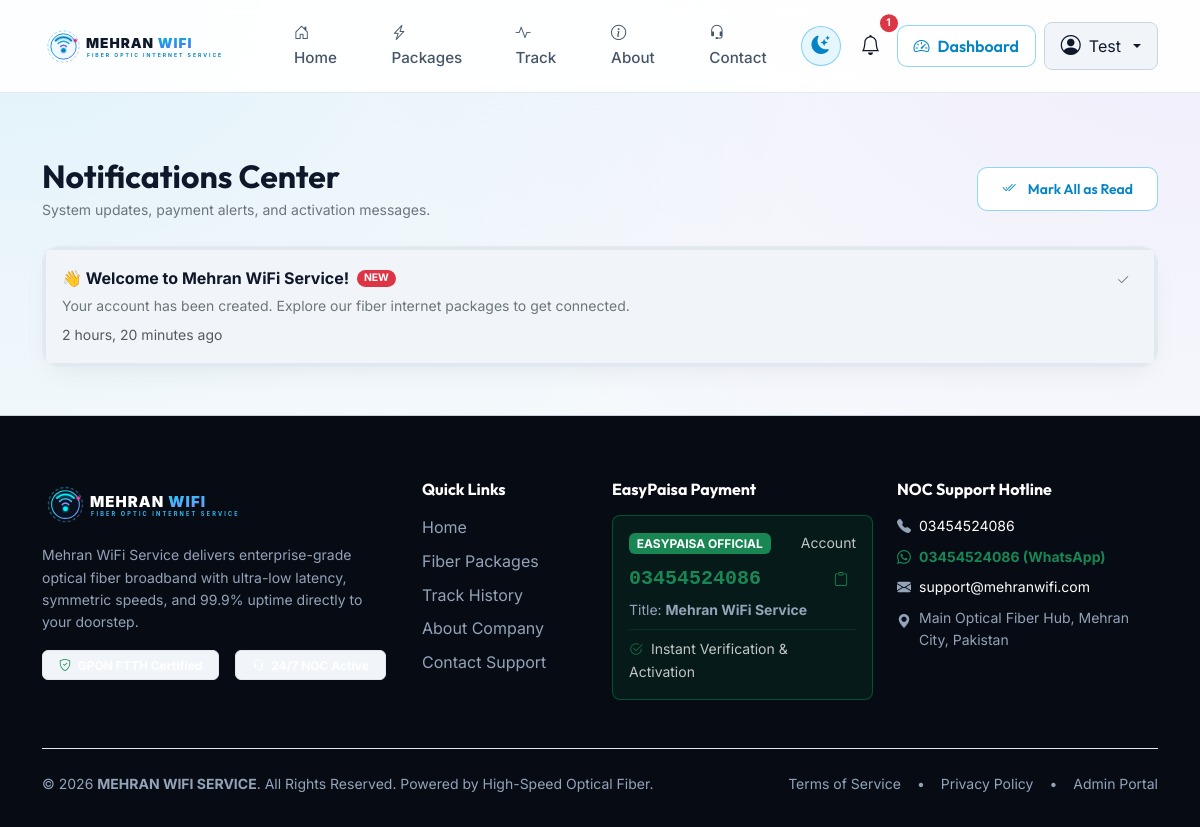
The page /notifications/ (signed in) on the database its author committed.
### apps/notifications/models.py (models this page shows, shortened)
class Notification(models.Model):
    user = models.ForeignKey(User, on_delete=models.CASCADE, related_name='notifications')
    title = models.CharField(max_length=150)
    message = models.TextField()
    link = models.CharField(max_length=255, blank=True, default='/dashboard/')
    is_read = models.BooleanField(default=False)
    created_at = models.DateTimeField(auto_now_add=True)
    class Meta:
        ordering = ['-created_at']

### apps/notifications/views.py (the view)
# urls.py: path('', views.notification_list_view, name='notification_list'),
@login_required
def notification_list_view(request):
    notifications = Notification.objects.filter(user=request.user)
    return render(request, 'notifications/notification_list.html', {'notifications': notifications})

### templates/notifications/notification_list.html (shortened to what this page needs)
{% extends 'base.html' %}
{% load static %}
{% block content %}
<div class="container py-5">
  <div class="max-w-800 mx-auto">
    <div class="d-flex justify-content-between align-items-center mb-4">
      <div>
        <h2 class="text-light fw-bold mb-1">Notifications Center</h2>
        <p class="text-secondary small mb-0">System updates, payment alerts, and activation messages.</p>
      </div>
      <a href="{% url 'mark_all_notifications_read' %}" class="btn btn-fiber-outline btn-sm">
        <i class="bi bi-check2-all me-1"></i> Mark All as Read
      </a>
    </div>
    <div class="glass-panel p-0 overflow-hidden">
      <div class="list-group list-group-flush bg-transparent">
        {% for notif in notifications %}
        <div
          class="list-group-item bg-transparent text-light p-3 border-secondary border-opacity-25 d-flex justify-content-between align-items-start {% if not notif.is_read %}bg-dark bg-opacity-50 border-start border-3 border-info{% endif %}">
          <div class="me-3">
            <div class="fw-bold mb-1 d-flex align-items-center gap-2">
              {{ notif.title }}
              {% if not notif.is_read %}
              <span class="badge bg-danger rounded-pill" style="font-size: 0.65rem;">NEW</span>
              {% endif %}
            </div>
            <p class="text-secondary small mb-1">{{ notif.message }}</p>
            <small class="text-muted">{{ notif.created_at|timesince }} ago</small>
          </div>
          <div>
            {% if not notif.is_read %}
            <a href="{% url 'mark_notification_read' notif.id %}"
              class="btn btn-sm btn-outline-secondary border-0 text-cyan">
              <i class="bi bi-check2"></i>
            </a>
            {% endif %}
          </div>
        </div>
        {% empty %}
        <div class="p-5 text-center text-secondary">
          <i class="bi bi-bell-slash fs-1 d-block mb-2 text-muted"></i>
          You have no notifications at this time.
        </div>
        {% endfor %}
      </div>
    </div>
  </div>
</div>
{% endblock %}

### templates/base.html (shortened to what this page needs)
{% load static %}
<!DOCTYPE html>
<html lang="en">
<head>
  <link href="https://cdn.jsdelivr.net/npm/bootstrap@5.3.2/dist/css/bootstrap.min.css" rel="stylesheet">
  <link rel="stylesheet" href="https://cdn.jsdelivr.net/npm/bootstrap-icons@1.11.3/font/bootstrap-icons.min.css">
  <link rel="stylesheet" href="{% static 'css/animations.css' %}">
  <link rel="stylesheet" href="{% static 'css/style.css' %}">
</head>
<body>
  <nav class="navbar navbar-expand-lg navbar-dark navbar-mehran">
    <div class="container">
      <a class="navbar-brand navbar-brand-container" href="{% url 'home' %}">
        <img src="{% static 'images/logo-light.svg' %}" alt="Mehran WiFi Service" class="navbar-logo-img logo-light-mode" height="44">
      </a>
      <div class="collapse navbar-collapse" id="navbarMehranContent">
        <ul class="navbar-nav mx-auto mb-2 mb-lg-0 gap-1">
          <li class="nav-item">
            <a class="nav-link nav-link-mehran {% if request.resolver_match.url_name == 'home' %}active{% endif %}" href="{% url 'home' %}">
              <i class="bi bi-house-door me-1"></i> Home
            </a>
          </li>
          <li class="nav-item">
            <a class="nav-link nav-link-mehran {% if 'package' in request.path %}active{% endif %}" href="{% url 'package_list' %}">
              <i class="bi bi-lightning-charge me-1"></i> Packages
            </a>
          </li>
          <li class="nav-item">
            <a class="nav-link nav-link-mehran {% if request.resolver_match.url_name == 'track' %}active{% endif %}" href="{% url 'track' %}">
              <i class="bi bi-activity me-1"></i> Track
            </a>
          </li>
          <li class="nav-item">
            <a class="nav-link nav-link-mehran {% if request.resolver_match.url_name == 'about' %}active{% endif %}" href="{% url 'about' %}">
              <i class="bi bi-info-circle me-1"></i> About
            </a>
          </li>
          <li class="nav-item">
            <a class="nav-link nav-link-mehran {% if request.resolver_match.url_name == 'contact' %}active{% endif %}" href="{% url 'contact' %}">
              <i class="bi bi-headset me-1"></i> Contact
            </a>
          </li>
        </ul>
        <div class="d-flex align-items-center gap-2 mt-3 mt-lg-0">
          <button type="button" class="btn btn-theme-toggle me-1" id="theme-toggle-btn" title="Toggle Theme (Light / Dark)" aria-label="Toggle Theme Mode">
            <i class="bi bi-moon-stars-fill theme-icon-dark"></i>
          </button>
          {% if user.is_authenticated %}
            <a href="{% url 'notification_list' %}" class="btn btn-outline-secondary position-relative border-0 text-light p-2 rounded-circle" title="Notifications">
              <i class="bi bi-bell fs-5"></i>
              {% if unread_notifications_count > 0 %}
                <span class="position-absolute top-0 start-100 translate-middle badge rounded-pill bg-danger" style="font-size: 0.65rem;">
                  {{ unread_notifications_count }}
                </span>
              {% endif %}
            </a>
            <a href="{% url 'dashboard' %}" class="btn btn-fiber-outline py-2 px-3">
              <i class="bi bi-speedometer2"></i> Dashboard
            </a>
            <div class="dropdown">
              <button class="btn btn-dark dropdown-toggle d-flex align-items-center gap-2 border-secondary py-2 px-3 rounded-3" type="button" data-bs-toggle="dropdown" aria-expanded="false">
                <i class="bi bi-person-circle fs-5 text-cyan"></i>
                <span class="d-none d-sm-inline">{{ user.first_name|default:user.username }}</span>
              </button>
            </div>
          {% endif %}
        </div>
      </div>
    </div>
  </nav>
  <main class="flex-grow-1">
    {% block content %}{% endblock %}
  </main>
  <footer class="footer-mehran">
    <div class="container">
      <div class="row g-4 pb-5">
        <div class="col-lg-4 col-md-6">
          <img src="{% static 'images/logo.svg' %}" alt="Mehran WiFi Service" class="mb-3" style="height: 48px;">
          <p class="text-secondary small pe-lg-4">
            Mehran WiFi Service delivers enterprise-grade optical fiber broadband with ultra-low latency, symmetric speeds, and 99.9% uptime directly to your doorstep.
          </p>
          <div class="d-flex gap-3 mt-3">
            <span class="badge bg-dark border border-secondary text-cyan px-3 py-2">
              <i class="bi bi-shield-check text-success me-1"></i> GPON FTTH Certified
            </span>
            <span class="badge bg-dark border border-secondary text-cyan px-3 py-2">
              <i class="bi bi-headset text-cyan me-1"></i> 24/7 NOC Active
            </span>
          </div>
        </div>
        <div class="col-lg-2 col-md-6 col-6">
          <h6 class="text-light fw-bold mb-3">Quick Links</h6>
          <ul class="list-unstyled">
            <li><a href="{% url 'home' %}" class="footer-link">Home</a></li>
            <li><a href="{% url 'package_list' %}" class="footer-link">Fiber Packages</a></li>
            <li><a href="{% url 'track' %}" class="footer-link">Track History</a></li>
            <li><a href="{% url 'about' %}" class="footer-link">About Company</a></li>
            <li><a href="{% url 'contact' %}" class="footer-link">Contact Support</a></li>
          </ul>
        </div>
        <div class="col-lg-3 col-md-6">
          <h6 class="text-light fw-bold mb-3">EasyPaisa Payment</h6>
          <div class="p-3 rounded-3" style="background: rgba(0, 166, 81, 0.1); border: 1px solid rgba(0, 166, 81, 0.4);">
            <div class="d-flex align-items-center justify-content-between mb-2">
              <span class="badge bg-success text-white fw-bold">EASYPAISA OFFICIAL</span>
              <small class="text-light opacity-75">Account</small>
            </div>
            <div class="d-flex align-items-center justify-content-between">
              <span class="fs-5 fw-bold text-success font-monospace">{{ EASYPAISA_NUMBER }}</span>
              <button onclick="copyEasyPaisaNumber('{{ EASYPAISA_NUMBER }}', this)" class="btn btn-sm btn-outline-success border-0" title="Copy Number">
                <i class="bi bi-clipboard"></i>
              </button>
            </div>
            <small class="text-secondary d-block mt-1">Title: <b>{{ EASYPAISA_ACCOUNT_NAME }}</b></small>
            <div class="mt-2 pt-2 border-top border-success border-opacity-25 small text-light opacity-75">
              <i class="bi bi-check2-circle text-success me-1"></i> Instant Verification & Activation
            </div>
          </div>
        </div>
        <div class="col-lg-3 col-md-6">
          <h6 class="text-light fw-bold mb-3">NOC Support Hotline</h6>
          <ul class="list-unstyled small text-secondary">
            <li class="mb-2 d-flex align-items-center gap-2">
              <i class="bi bi-telephone-fill text-cyan"></i>
              <span class="text-light">{{ ISP_PHONE }}</span>
            </li>
            <li class="mb-2 d-flex align-items-center gap-2">
              <i class="bi bi-whatsapp text-success"></i>
              <a href="https://api.whatsapp.com/send?phone=923454524086" target="_blank" class="text-success fw-bold">{{ ISP_PHONE }} (WhatsApp)</a>
            </li>
            <li class="mb-2 d-flex align-items-center gap-2">
              <i class="bi bi-envelope-fill text-cyan"></i>
              <span class="text-light">{{ ISP_EMAIL }}</span>
            </li>
            <li class="d-flex align-items-start gap-2">
              <i class="bi bi-geo-alt-fill text-cyan mt-1"></i>
              <span>{{ ISP_ADDRESS }}</span>
            </li>
          </ul>
        </div>
      </div>
      <div class="border-top border-secondary border-opacity-25 pt-4 text-center text-secondary small d-flex flex-column flex-sm-row justify-content-between align-items-center gap-2">
        <div>
          &copy; 2026 <b>{{ ISP_NAME }}</b>. All Rights Reserved. Powered by High-Speed Optical Fiber.
        </div>
        <div class="d-flex gap-3">
          <a href="{% url 'about' %}" class="text-secondary text-decoration-none">Terms of Service</a>
          <span>•</span>
          <a href="{% url 'contact' %}" class="text-secondary text-decoration-none">Privacy Policy</a>
          <span>•</span>
          <a href="{% url 'admin:index' %}" class="text-secondary text-decoration-none" target="_blank">Admin Portal</a>
        </div>
      </div>
    </div>
  </footer>
</body>
</html>

### static/css/style.css (style rules this page uses)
:root, [data-theme="light"] { --theme-mode: 'light'; --bg-primary: #F8FAFC; --bg-secondary: #FFFFFF; --bg-card: rgba(255, 255, 255, 0.95); --bg-card-hover: #FFFFFF; --border-glass: rgba(226, 232, 240, 0.9); --border-cyan: rgba(14, 165, 233, 0.45); --border-purple: rgba(139, 92, 246, 0.4); --neon-cyan: #0284C7; --cyan-400: #0284C7; --cyan-500: #0369A1; --neon-purple: #7C3AED; --purple-400: #6D28D9; --neon-pink: #DB2777; --active-green: #059669; --active-green-light: #10B981; --warning-amber: #D97706; --danger-red: #DC2626; --text-primary: #0F172A; --text-secondary: #475569; --text-muted: #64748B; --navbar-bg: rgba(255, 255, 255, 0.92); --navbar-border: rgba(226, 232, 240, 0.95); --navbar-shadow: 0 4px 20px rgba(0, 0, 0, 0.05); --grad-cyan-blue: linear-gradient(135deg, #0284C7 0%, #0EA5E9 50%, #4F46E5 100%); --grad-purple-pink: linear-gradient(135deg, #7C3AED 0%, #DB2777 100%); --grad-active: linear-gradient(135deg, #059669 0%, #10B981 100%); --grad-dark-mesh: radial-gradient(at 0% 0%, rgba(14, 165, 233, 0.1) 0px, transparent 50%), radial-gradient(at 100% 0%, rgba(139, 92, 246, 0.08) 0px, transparent 50%), radial-gradient(at 50% 100%, rgba(224, 242, 254, 0.5) 0px, transparent 50%); --font-heading: 'Outfit', -apple-system, sans-serif; --font-body: 'Inter', -apple-system, sans-serif; --font-mono: 'Space Grotesk', monospace; }
* { margin: 0; padding: 0; box-sizing: border-box; }
body { background-color: var(--bg-primary); color: var(--text-primary); font-family: var(--font-body); line-height: 1.6; overflow-x: hidden; background-image: var(--grad-dark-mesh); background-attachment: fixed; min-height: 100vh; display: flex; flex-direction: column; transition: background-color 0.3s ease, color 0.3s ease; }
h1, h2, h3, h4, h5, h6, .brand-font { font-family: var(--font-heading); font-weight: 700; color: var(--text-primary); transition: color 0.3s ease; }
a { color: var(--cyan-400); text-decoration: none; transition: all 0.25s ease; }
.navbar-mehran { background: var(--navbar-bg); backdrop-filter: blur(16px); -webkit-backdrop-filter: blur(16px); border-bottom: 1px solid var(--navbar-border); padding: 0.85rem 0; transition: all 0.3s ease; position: sticky; top: 0; z-index: 1040; }
.navbar-brand-container { display: flex; align-items: center; gap: 12px; }
.navbar-logo-img { height: 46px; width: auto; transition: opacity 0.3s ease; }
[data-theme="light"] .logo-light-mode { display: inline-block !important; }
.nav-link-mehran { color: var(--text-secondary) !important; font-weight: 500; font-size: 0.95rem; padding: 0.5rem 1rem !important; border-radius: 8px; transition: all 0.2s ease; }
.btn-theme-toggle { background: rgba(14, 165, 233, 0.1); border: 1px solid var(--border-cyan); color: var(--cyan-400); width: 40px; height: 40px; border-radius: 50%; display: inline-flex; align-items: center; justify-content: center; cursor: pointer; transition: all 0.3s cubic-bezier(0.4, 0, 0.2, 1); }
[data-theme="light"] .theme-icon-dark { display: inline-block; color: #0284C7; font-size: 1.15rem; }
.btn-fiber-outline { background: var(--bg-card); color: var(--cyan-400) !important; font-weight: 600; font-family: var(--font-heading); border: 1px solid var(--border-cyan); padding: 0.65rem 1.5rem; border-radius: 10px; backdrop-filter: blur(8px); transition: all 0.3s ease; display: inline-flex; align-items: center; gap: 8px; }
.glass-panel { background: var(--bg-card); backdrop-filter: blur(16px); -webkit-backdrop-filter: blur(16px); border: 1px solid var(--border-glass); border-radius: 16px; padding: 1.75rem; transition: all 0.3s cubic-bezier(0.16, 1, 0.3, 1); box-shadow: 0 10px 30px -10px rgba(0, 0, 0, 0.08); position: relative; overflow: hidden; }
[data-theme="light"] .text-light { color: #0F172A !important; }
[data-theme="light"] .bg-dark { background-color: #F1F5F9 !important; }
[data-theme="light"] .border-secondary { border-color: #E2E8F0 !important; }
[data-theme="light"] .btn-dark { background-color: #F1F5F9 !important; color: #0F172A !important; border-color: #CBD5E1 !important; }
.footer-mehran { background: #070B14; border-top: 1px solid var(--border-glass); padding: 4rem 0 2rem 0; margin-top: auto; color: #F8FAFC; }
.footer-mehran .text-secondary { color: #94A3B8 !important; }
.footer-mehran .text-light { color: #FFFFFF !important; }
.footer-link { color: #94A3B8; transition: all 0.2s ease; display: inline-block; margin-bottom: 0.5rem; }

### templates/base.html (style rules this page uses)
.navbar-logo-img { height: 44px; width: auto; }

### rows shown on the page
Notification: title "👋 Welcome to Mehran WiFi Service!", is_read "NEW", message "Your account has been created. Explore our fiber internet packages to get connected.", created_at "2 hours, 20 minutes"

### other values the page prints
{{ unread_notifications_count }} "1"
{{ user.first_name|default:user.username }} "Test"
{{ EASYPAISA_NUMBER }} "03454524086"
{{ EASYPAISA_ACCOUNT_NAME }} "Mehran WiFi Service"
{{ ISP_PHONE }} "03454524086"
{{ ISP_EMAIL }} "support@mehranwifi.com"
{{ ISP_ADDRESS }} "Main Optical Fiber Hub, Mehran City, Pakistan"
{{ ISP_NAME }} "MEHRAN WIFI SERVICE"
